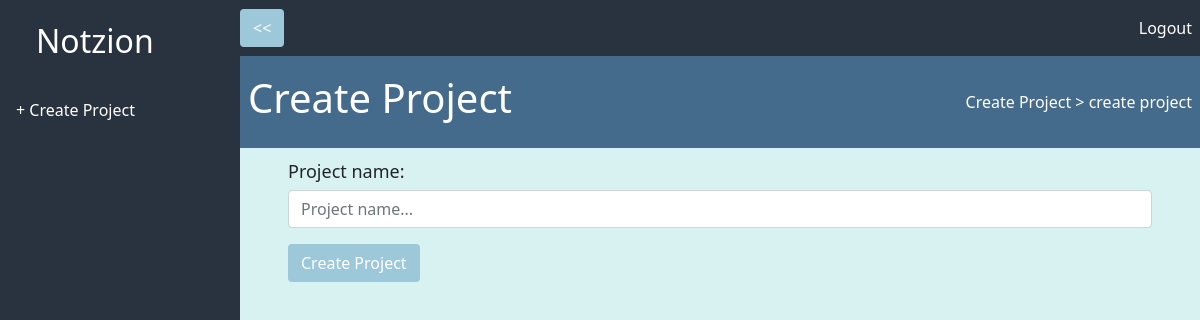
/create-project/ (signed in), run on an earlier commit of the app's database.
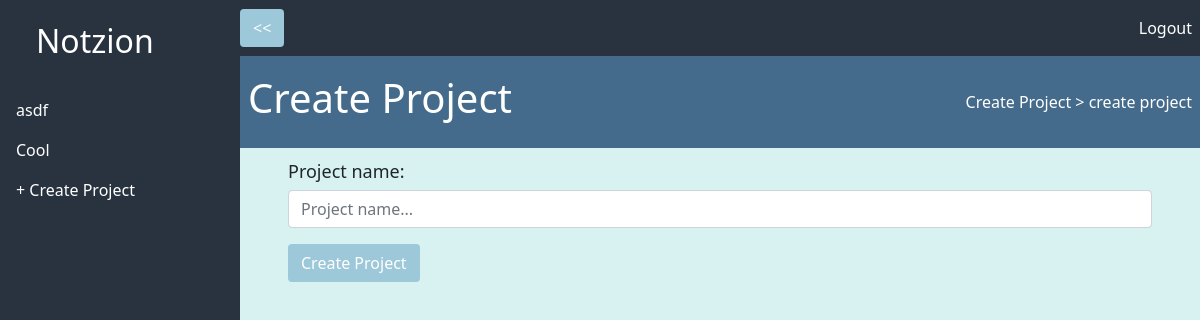
And on a later commit of the database.
### project/models.py (models this page shows)
class Project(models.Model):
    name = models.CharField(max_length=100)
    creator = models.ForeignKey(settings.AUTH_USER_MODEL, on_delete=models.CASCADE)

### project/views.py (the view, shortened to what this page needs)
# urls.py: path('create-project/', create_project_view),
@login_required
def create_project_view(request):
    return render(request, 'project/create_project.html')

### project/templatetags/templatetags.py (called while the page is built)
@register.inclusion_tag('generic/sidebar_projects.html', takes_context=True)
def show_projects(context):
    request = context['request']
    print(request.user)
    print(Project.objects.filter(creator=request.user))
    return {'projects': Project.objects.filter(creator=request.user)}

### template/Project/create_project.html (shortened to what this page needs)
{% extends 'generic/base.html' %}
{% block hero %}
    <div class="d-flex">
        <div class="p-2">
            <h1>Create Project</h1>
        </div>
        <div class="mt-auto ms-auto p-2">
            <p>
                Create Project > <a href="/create-project"> create project </a>
            </p>
        </div>
    </div>
{% endblock %}
{% block content %}
    <form>
        <div>
            <label for="name">
                Project name:
            </label>
            <input type="text" id="name" name="name" placeholder="Project name..." class="form-control">
        </div>
        <div class="d-flex mt-3">
            <input class="btn btnSec" type="submit" value="Create Project">
        </div>
    </form>
{% endblock %}
{% block javascript %}
    {% load static %}
{% endblock %}

### template/generic/base.html (shortened to what this page needs)
<!DOCTYPE html>
{% load static %}
<html lang="en">
<head>
    <link href="https://cdn.jsdelivr.net/npm/bootstrap@5.0.0-beta2/dist/css/bootstrap.min.css" rel="stylesheet">
    <link rel="stylesheet" href="{% static 'css/sidebar.css' %}">
    <link rel="stylesheet" href="{% static 'css/base.css' %}">
</head>
<body>
    <div class="d-flex" id="wrapper">
        {% include 'generic/sidebar.html' %}
        <div class="hero">
            {% block hero %}
            {% endblock %}
        </div>
        <main class="content">
            {% block content %}
            {% endblock %}
        </main>
        </div>
    </div>
</body>
</html>

### template/generic/sidebar.html (shortened to what this page needs)
{% load templatetags %}
    <div class="bg-light border-right" id="sidebar-wrapper">
      <div class="sidebar-heading nav-link" id="navbg"> <h2> <a href="/"  class="nav-link">Notzion</a></h2> </div>
      <div class="list-group list-group-flush">
          {% show_projects %}
        <a href="/create-project" id="navbg" class="nav-link"> + Create Project</a>
      </div>
    </div>
<div id="page-content-wrapper">
  <nav id="navbg" class="navbar navbar-expand">
    <div class="collapse navbar-collapse" id="navbarSupportedContent">
        <div class="navbar-collapse collapse w-100 order-1 order-md-0 dual-collapse2">
            <ul class="navbar-nav mr-auto">
                <li>
                    <button class="btn btnSec" id="menu-toggle"><<</button>
                </li>
            </ul>
        </div>
        <div class="navbar-collapse">
            <ul class="navbar-nav ml-auto">
                <li>
                    <a class="nav-link" href="/logout">Logout</a>
                </li>
            </ul>
        </div>
    </div>
  </nav>

### template/generic/sidebar_projects.html
{% for project in projects %}
<a href="#" id="navbg" class="nav-link">
    {{ project.name }}
</a>
{% endfor %}

### staticfiles/css/sidebar.css (style rules this page uses)
#wrapper { overflow-x: hidden; }
#sidebar-wrapper { min-height: 100vh; margin-left: -15rem; -webkit-transition: margin .25s ease-out; -moz-transition: margin .25s ease-out; -o-transition: margin .25s ease-out; transition: margin .25s ease-out; background-color: #293340 !important; color: white; }
#sidebar-wrapper .sidebar-heading { padding: 0.875rem 1.25rem; font-size: 1.2rem; }
#sidebar-wrapper .list-group { width: 15rem; }
#page-content-wrapper { min-width: 100vw; }
#navbg { background-color: #293340 !important; color: white; }
@media (min-width: 768px) { #sidebar-wrapper { margin-left: 0; } }
@media (min-width: 768px) { #page-content-wrapper { min-width: 0; width: 100%; } }
.btnSec { background-color: #9CC8D9 !important; color: white; }
.nav-link { color: white; text-decoration: none; }

### staticfiles/css/base.css (style rules this page uses)
body { background-color: #D8F2F2 !important; }
main { width: 90%; margin-top: 10px; margin-left: auto; margin-right: auto; font-size: large; }
.hero { width:100%; background-color: #456B8C !important; color: white; padding: 10px 0px 10px 0px; }
.hero a { text-decoration: none; color: white; }
label { margin-bottom: 5px; }

What changed in the data, as far as the page shows it:
added Project: name "asdf"
added Project: name "Cool"
